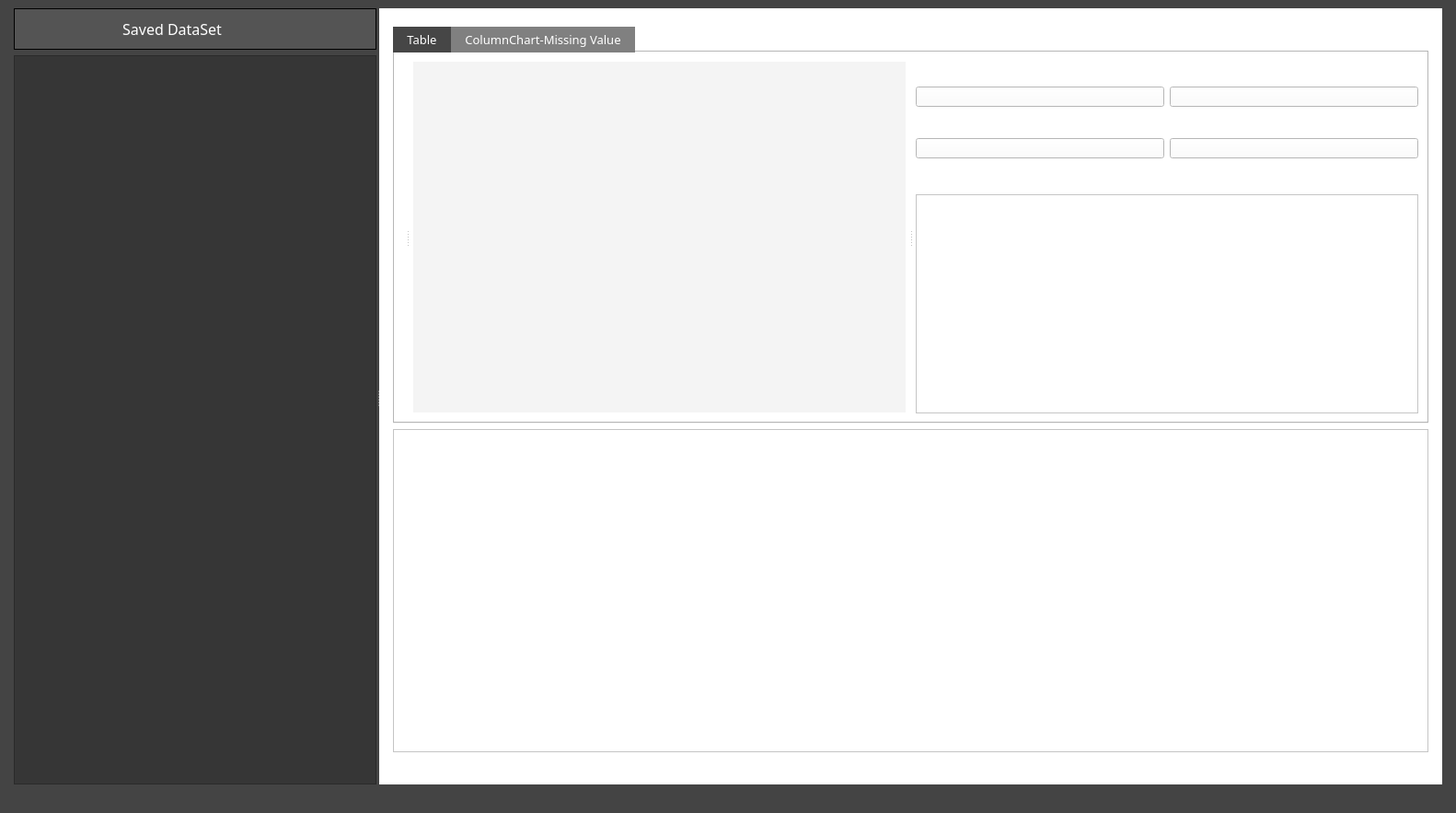
<?xml version="1.0" encoding="UTF-8"?>
<ui version="4.0">
 <class>MainWindow</class>
 <widget class="QMainWindow" name="MainWindow">
  <property name="geometry">
   <rect>
    <x>0</x>
    <y>0</y>
    <width>1582</width>
    <height>883</height>
   </rect>
  </property>
  <property name="maximumSize">
   <size>
    <width>100000</width>
    <height>100000</height>
   </size>
  </property>
  <property name="font">
   <font>
    <family>맑은 고딕</family>
    <pointsize>10</pointsize>
    <weight>50</weight>
    <italic>false</italic>
    <bold>false</bold>
   </font>
  </property>
  <property name="windowTitle">
   <string>MainWindow</string>
  </property>
  <property name="styleSheet">
   <string notr="true">background-color: rgb(68, 68, 68);
</string>
  </property>
  <property name="tabShape">
   <enum>QTabWidget::Triangular</enum>
  </property>
  <property name="dockNestingEnabled">
   <bool>false</bool>
  </property>
  <property name="unifiedTitleAndToolBarOnMac">
   <bool>false</bool>
  </property>
  <widget class="QWidget" name="widget">
   <property name="styleSheet">
    <string notr="true"/>
   </property>
   <layout class="QGridLayout" name="gridLayout">
    <property name="leftMargin">
     <number>15</number>
    </property>
    <property name="rightMargin">
     <number>15</number>
    </property>
    <item row="0" column="0">
     <widget class="QSplitter" name="splitter_2">
      <property name="styleSheet">
       <string notr="true"/>
      </property>
      <property name="orientation">
       <enum>Qt::Horizontal</enum>
      </property>
      <property name="handleWidth">
       <number>3</number>
      </property>
      <widget class="QWidget" name="layoutWidget">
       <property name="contextMenuPolicy">
        <enum>Qt::DefaultContextMenu</enum>
       </property>
       <layout class="QVBoxLayout" name="leftLayout">
        <property name="sizeConstraint">
         <enum>QLayout::SetDefaultConstraint</enum>
        </property>
        <item>
         <widget class="QPushButton" name="insertButton">
          <property name="minimumSize">
           <size>
            <width>20</width>
            <height>45</height>
           </size>
          </property>
          <property name="maximumSize">
           <size>
            <width>16777215</width>
            <height>16777215</height>
           </size>
          </property>
          <property name="font">
           <font>
            <family>Arial Black</family>
            <pointsize>12</pointsize>
            <weight>10</weight>
            <italic>false</italic>
            <bold>false</bold>
           </font>
          </property>
          <property name="contextMenuPolicy">
           <enum>Qt::DefaultContextMenu</enum>
          </property>
          <property name="layoutDirection">
           <enum>Qt::RightToLeft</enum>
          </property>
          <property name="styleSheet">
           <string notr="true">color: rgb(255, 255, 255);
border-color: rgb(67, 67, 67);
font: 87 12pt &quot;Arial Black&quot;;
background-color: rgb(84, 84, 84);
border: 1px solid;</string>
          </property>
          <property name="text">
           <string>  Saved DataSet              </string>
          </property>
          <property name="icon">
           <iconset>
            <normaloff>img/plus.png</normaloff>img/plus.png</iconset>
          </property>
          <property name="autoDefault">
           <bool>false</bool>
          </property>
          <property name="default">
           <bool>false</bool>
          </property>
          <property name="flat">
           <bool>false</bool>
          </property>
         </widget>
        </item>
        <item>
         <widget class="QListWidget" name="FileList">
          <property name="maximumSize">
           <size>
            <width>16777215</width>
            <height>16777215</height>
           </size>
          </property>
          <property name="font">
           <font>
            <family>함초롬바탕</family>
            <pointsize>11</pointsize>
            <weight>9</weight>
            <italic>false</italic>
            <bold>false</bold>
           </font>
          </property>
          <property name="contextMenuPolicy">
           <enum>Qt::DefaultContextMenu</enum>
          </property>
          <property name="styleSheet">
           <string notr="true">font: 75 11pt &quot;함초롬바탕&quot;;
color: rgb(177, 177, 177);
background-color: rgb(54, 54, 54);
selection-background-color: rgb(54, 54, 54);
selection-border: 0px solid;
selection-border-color: rgb(54, 54, 54);
padding-top : 10px;
padding-left : 5px;</string>
          </property>
          <property name="dragDropMode">
           <enum>QAbstractItemView::InternalMove</enum>
          </property>
         </widget>
        </item>
       </layout>
      </widget>
      <widget class="QWidget" name="rightWidget" native="true">
       <property name="styleSheet">
        <string notr="true">background-color:white;</string>
       </property>
       <layout class="QGridLayout" name="rightLayout">
        <property name="leftMargin">
         <number>15</number>
        </property>
        <property name="topMargin">
         <number>20</number>
        </property>
        <property name="rightMargin">
         <number>15</number>
        </property>
        <property name="bottomMargin">
         <number>35</number>
        </property>
        <item row="0" column="0">
         <widget class="QTabWidget" name="tabWidget">
          <property name="minimumSize">
           <size>
            <width>0</width>
            <height>0</height>
           </size>
          </property>
          <property name="font">
           <font>
            <family>Yu Gothic Medium</family>
            <pointsize>10</pointsize>
            <weight>50</weight>
            <italic>false</italic>
            <bold>false</bold>
           </font>
          </property>
          <property name="contextMenuPolicy">
           <enum>Qt::CustomContextMenu</enum>
          </property>
          <property name="styleSheet">
           <string notr="true">
QTabBar::tab {
	padding: 5px 15px 5px 15px;
    background-color: gray;
	color: white;
}
QTabBar::tab:selected {
    background: rgb(70,70,70);
}</string>
          </property>
          <property name="tabShape">
           <enum>QTabWidget::Rounded</enum>
          </property>
          <property name="currentIndex">
           <number>0</number>
          </property>
          <property name="iconSize">
           <size>
            <width>50</width>
            <height>50</height>
           </size>
          </property>
          <property name="elideMode">
           <enum>Qt::ElideNone</enum>
          </property>
          <property name="tabsClosable">
           <bool>false</bool>
          </property>
          <property name="movable">
           <bool>true</bool>
          </property>
          <widget class="QWidget" name="tab_1">
           <property name="styleSheet">
            <string notr="true"/>
           </property>
           <attribute name="title">
            <string>Table</string>
           </attribute>
           <layout class="QGridLayout" name="gridLayout_2">
            <item row="0" column="0">
             <widget class="QSplitter" name="tabOneSplitter">
              <property name="orientation">
               <enum>Qt::Horizontal</enum>
              </property>
              <property name="handleWidth">
               <number>10</number>
              </property>
              <widget class="QWidget" name="gridLayoutWidget">
               <layout class="QGridLayout" name="fstLeftLayout">
                <item row="0" column="0">
                 <widget class="QSplitter" name="chartColSplitter">
                  <property name="orientation">
                   <enum>Qt::Horizontal</enum>
                  </property>
                  <property name="handleWidth">
                   <number>10</number>
                  </property>
                  <widget class="QWidget" name="layoutWidget">
                   <layout class="QVBoxLayout" name="graphLayout">
                    <property name="spacing">
                     <number>6</number>
                    </property>
                   </layout>
                  </widget>
                  <widget class="QListWidget" name="colInfoListWidget">
                   <property name="font">
                    <font>
                     <family>함초롬바탕</family>
                     <pointsize>13</pointsize>
                     <weight>9</weight>
                     <italic>false</italic>
                     <bold>false</bold>
                    </font>
                   </property>
                   <property name="contextMenuPolicy">
                    <enum>Qt::DefaultContextMenu</enum>
                   </property>
                   <property name="styleSheet">
                    <string notr="true">background-color: rgb(244, 244, 244);
color: rgb(71, 71, 71);
border: 1px solid;
border-color: rgb(255, 255, 255);
padding-top : 15px;
padding-left : 10px;
font: 75 13pt &quot;함초롬바탕&quot;;
</string>
                   </property>
                   <property name="editTriggers">
                    <set>QAbstractItemView::NoEditTriggers</set>
                   </property>
                   <property name="selectionMode">
                    <enum>QAbstractItemView::NoSelection</enum>
                   </property>
                  </widget>
                 </widget>
                </item>
               </layout>
              </widget>
              <widget class="QWidget" name="layoutWidget">
               <layout class="QVBoxLayout" name="fstRightLayout">
                <property name="spacing">
                 <number>9</number>
                </property>
                <item>
                 <widget class="QWidget" name="chartBtnWidget" native="true">
                  <property name="minimumSize">
                   <size>
                    <width>0</width>
                    <height>136</height>
                   </size>
                  </property>
                  <property name="contextMenuPolicy">
                   <enum>Qt::DefaultContextMenu</enum>
                  </property>
                  <layout class="QGridLayout" name="gridLayout_3">
                   <property name="leftMargin">
                    <number>0</number>
                   </property>
                   <property name="topMargin">
                    <number>0</number>
                   </property>
                   <property name="rightMargin">
                    <number>0</number>
                   </property>
                   <property name="bottomMargin">
                    <number>0</number>
                   </property>
                   <item row="1" column="1">
                    <widget class="QPushButton" name="scatterChartBtn">
                     <property name="contextMenuPolicy">
                      <enum>Qt::DefaultContextMenu</enum>
                     </property>
                     <property name="styleSheet">
                      <string notr="true">background-color: rgb(255, 255, 255);</string>
                     </property>
                     <property name="text">
                      <string/>
                     </property>
                     <property name="icon">
                      <iconset>
                       <normaloff>img/boxGraph2.png</normaloff>img/boxGraph2.png</iconset>
                     </property>
                     <property name="iconSize">
                      <size>
                       <width>50</width>
                       <height>115</height>
                      </size>
                     </property>
                     <property name="checkable">
                      <bool>true</bool>
                     </property>
                    </widget>
                   </item>
                   <item row="0" column="1">
                    <widget class="QPushButton" name="lineGraphBtn">
                     <property name="contextMenuPolicy">
                      <enum>Qt::DefaultContextMenu</enum>
                     </property>
                     <property name="styleSheet">
                      <string notr="true">background-color: rgb(255, 255, 255);</string>
                     </property>
                     <property name="text">
                      <string/>
                     </property>
                     <property name="icon">
                      <iconset>
                       <normaloff>img/꺽은선.png</normaloff>img/꺽은선.png</iconset>
                     </property>
                     <property name="iconSize">
                      <size>
                       <width>50</width>
                       <height>115</height>
                      </size>
                     </property>
                     <property name="checkable">
                      <bool>true</bool>
                     </property>
                    </widget>
                   </item>
                   <item row="0" column="0">
                    <widget class="QPushButton" name="barGraphBtn">
                     <property name="contextMenuPolicy">
                      <enum>Qt::DefaultContextMenu</enum>
                     </property>
                     <property name="styleSheet">
                      <string notr="true">background-color: rgb(255, 255, 255);</string>
                     </property>
                     <property name="text">
                      <string/>
                     </property>
                     <property name="icon">
                      <iconset>
                       <normaloff>img/막대2.png</normaloff>img/막대2.png</iconset>
                     </property>
                     <property name="iconSize">
                      <size>
                       <width>50</width>
                       <height>115</height>
                      </size>
                     </property>
                     <property name="checkable">
                      <bool>true</bool>
                     </property>
                    </widget>
                   </item>
                   <item row="1" column="0">
                    <widget class="QPushButton" name="pieChartBtn">
                     <property name="contextMenuPolicy">
                      <enum>Qt::DefaultContextMenu</enum>
                     </property>
                     <property name="styleSheet">
                      <string notr="true">background-color: rgb(255, 255, 255);</string>
                     </property>
                     <property name="text">
                      <string/>
                     </property>
                     <property name="icon">
                      <iconset>
                       <normaloff>img/파이.png</normaloff>img/파이.png</iconset>
                     </property>
                     <property name="iconSize">
                      <size>
                       <width>50</width>
                       <height>115</height>
                      </size>
                     </property>
                     <property name="checkable">
                      <bool>true</bool>
                     </property>
                    </widget>
                   </item>
                  </layout>
                 </widget>
                </item>
                <item>
                 <widget class="QListWidget" name="cellList">
                  <property name="minimumSize">
                   <size>
                    <width>0</width>
                    <height>200</height>
                   </size>
                  </property>
                  <property name="maximumSize">
                   <size>
                    <width>16777215</width>
                    <height>16777215</height>
                   </size>
                  </property>
                  <property name="font">
                   <font>
                    <family>맑은 고딕</family>
                    <pointsize>10</pointsize>
                    <weight>50</weight>
                    <italic>false</italic>
                    <bold>false</bold>
                   </font>
                  </property>
                  <property name="contextMenuPolicy">
                   <enum>Qt::DefaultContextMenu</enum>
                  </property>
                  <property name="styleSheet">
                   <string notr="true">QListWidget {
	padding-top : 10px;
	padding-left : 10px;
	padding-bottom : 10px;
}</string>
                  </property>
                  <property name="lineWidth">
                   <number>1</number>
                  </property>
                  <property name="dragDropMode">
                   <enum>QAbstractItemView::DragDrop</enum>
                  </property>
                  <property name="defaultDropAction">
                   <enum>Qt::MoveAction</enum>
                  </property>
                 </widget>
                </item>
               </layout>
              </widget>
             </widget>
            </item>
           </layout>
          </widget>
          <widget class="QWidget" name="tab_2">
           <property name="font">
            <font>
             <family>Yu Gothic Medium</family>
             <pointsize>10</pointsize>
             <weight>50</weight>
             <italic>false</italic>
             <bold>false</bold>
            </font>
           </property>
           <attribute name="title">
            <string>ColumnChart-Missing Value</string>
           </attribute>
           <layout class="QGridLayout" name="gridLayout_4">
            <item row="0" column="1">
             <layout class="QVBoxLayout" name="secRightLayout">
              <property name="spacing">
               <number>24</number>
              </property>
              <property name="topMargin">
               <number>12</number>
              </property>
              <item>
               <widget class="QComboBox" name="secChartCombo">
                <property name="font">
                 <font>
                  <family>맑은 고딕</family>
                  <pointsize>10</pointsize>
                  <weight>50</weight>
                  <italic>false</italic>
                  <bold>false</bold>
                 </font>
                </property>
                <property name="styleSheet">
                 <string notr="true"/>
                </property>
                <item>
                 <property name="text">
                  <string>Column</string>
                 </property>
                </item>
                <item>
                 <property name="text">
                  <string>Column + Missing value</string>
                 </property>
                </item>
                <item>
                 <property name="text">
                  <string>Missing value</string>
                 </property>
                </item>
               </widget>
              </item>
              <item>
               <widget class="QComboBox" name="secSortCombo">
                <property name="font">
                 <font>
                  <family>맑은 고딕</family>
                  <pointsize>10</pointsize>
                 </font>
                </property>
                <property name="styleSheet">
                 <string notr="true"/>
                </property>
                <item>
                 <property name="text">
                  <string>Missing value - Ascending</string>
                 </property>
                </item>
                <item>
                 <property name="text">
                  <string>Missing value - Descending</string>
                 </property>
                </item>
               </widget>
              </item>
              <item>
               <layout class="QHBoxLayout" name="secColListLayout">
                <property name="spacing">
                 <number>5</number>
                </property>
                <item>
                 <layout class="QVBoxLayout" name="secColListLeftLayout">
                  <property name="spacing">
                   <number>20</number>
                  </property>
                  <item>
                   <widget class="QPushButton" name="notshowBtn">
                    <property name="maximumSize">
                     <size>
                      <width>16777215</width>
                      <height>16777215</height>
                     </size>
                    </property>
                    <property name="font">
                     <font>
                      <family>맑은 고딕</family>
                      <pointsize>10</pointsize>
                      <weight>50</weight>
                      <italic>false</italic>
                      <bold>false</bold>
                     </font>
                    </property>
                    <property name="layoutDirection">
                     <enum>Qt::LeftToRight</enum>
                    </property>
                    <property name="autoFillBackground">
                     <bool>false</bool>
                    </property>
                    <property name="styleSheet">
                     <string notr="true"/>
                    </property>
                    <property name="text">
                     <string>show nothing</string>
                    </property>
                    <property name="flat">
                     <bool>false</bool>
                    </property>
                   </widget>
                  </item>
                  <item>
                   <layout class="QVBoxLayout" name="secColListLeft">
                    <property name="spacing">
                     <number>0</number>
                    </property>
                    <item>
                     <widget class="QTextEdit" name="secColListLeftTitle">
                      <property name="maximumSize">
                       <size>
                        <width>16777215</width>
                        <height>31</height>
                       </size>
                      </property>
                      <property name="layoutDirection">
                       <enum>Qt::LeftToRight</enum>
                      </property>
                      <property name="styleSheet">
                       <string notr="true"/>
                      </property>
                      <property name="verticalScrollBarPolicy">
                       <enum>Qt::ScrollBarAlwaysOff</enum>
                      </property>
                      <property name="horizontalScrollBarPolicy">
                       <enum>Qt::ScrollBarAlwaysOff</enum>
                      </property>
                      <property name="readOnly">
                       <bool>true</bool>
                      </property>
                      <property name="html">
                       <string>&lt;!DOCTYPE HTML PUBLIC &quot;-//W3C//DTD HTML 4.0//EN&quot; &quot;http://www.w3.org/TR/REC-html40/strict.dtd&quot;&gt;
&lt;html&gt;&lt;head&gt;&lt;meta name=&quot;qrichtext&quot; content=&quot;1&quot; /&gt;&lt;style type=&quot;text/css&quot;&gt;
p, li { white-space: pre-wrap; }
&lt;/style&gt;&lt;/head&gt;&lt;body style=&quot; font-family:'Gulim'; font-size:9pt; font-weight:400; font-style:normal;&quot;&gt;
&lt;p style=&quot; margin-top:0px; margin-bottom:0px; margin-left:0px; margin-right:0px; -qt-block-indent:0; text-indent:0px;&quot;&gt;&lt;span style=&quot; font-family:'Yu Gothic UI Semibold'; font-size:11pt;&quot;&gt;showing column&lt;/span&gt;&lt;/p&gt;&lt;/body&gt;&lt;/html&gt;</string>
                      </property>
                     </widget>
                    </item>
                    <item>
                     <widget class="QListWidget" name="showingColList"/>
                    </item>
                   </layout>
                  </item>
                 </layout>
                </item>
                <item>
                 <layout class="QVBoxLayout" name="secColListRightLayout">
                  <property name="spacing">
                   <number>20</number>
                  </property>
                  <item>
                   <widget class="QPushButton" name="showBtn">
                    <property name="font">
                     <font>
                      <family>맑은 고딕</family>
                      <pointsize>10</pointsize>
                     </font>
                    </property>
                    <property name="styleSheet">
                     <string notr="true"/>
                    </property>
                    <property name="text">
                     <string>show everything</string>
                    </property>
                   </widget>
                  </item>
                  <item>
                   <layout class="QVBoxLayout" name="secColListRight">
                    <property name="spacing">
                     <number>0</number>
                    </property>
                    <item>
                     <widget class="QTextEdit" name="secColListRightTitle">
                      <property name="maximumSize">
                       <size>
                        <width>16777215</width>
                        <height>31</height>
                       </size>
                      </property>
                      <property name="styleSheet">
                       <string notr="true"/>
                      </property>
                      <property name="verticalScrollBarPolicy">
                       <enum>Qt::ScrollBarAlwaysOff</enum>
                      </property>
                      <property name="horizontalScrollBarPolicy">
                       <enum>Qt::ScrollBarAlwaysOff</enum>
                      </property>
                      <property name="readOnly">
                       <bool>true</bool>
                      </property>
                      <property name="html">
                       <string>&lt;!DOCTYPE HTML PUBLIC &quot;-//W3C//DTD HTML 4.0//EN&quot; &quot;http://www.w3.org/TR/REC-html40/strict.dtd&quot;&gt;
&lt;html&gt;&lt;head&gt;&lt;meta name=&quot;qrichtext&quot; content=&quot;1&quot; /&gt;&lt;style type=&quot;text/css&quot;&gt;
p, li { white-space: pre-wrap; }
&lt;/style&gt;&lt;/head&gt;&lt;body style=&quot; font-family:'Gulim'; font-size:9pt; font-weight:400; font-style:normal;&quot;&gt;
&lt;p style=&quot; margin-top:0px; margin-bottom:0px; margin-left:0px; margin-right:0px; -qt-block-indent:0; text-indent:0px;&quot;&gt;&lt;span style=&quot; font-family:'Yu Gothic UI Semibold'; font-size:11pt;&quot;&gt;unshowing column&lt;/span&gt;&lt;/p&gt;&lt;/body&gt;&lt;/html&gt;</string>
                      </property>
                     </widget>
                    </item>
                    <item>
                     <widget class="QListWidget" name="unshowingColList">
                      <property name="font">
                       <font>
                        <family>Yu Gothic Medium</family>
                        <pointsize>10</pointsize>
                        <weight>50</weight>
                        <italic>false</italic>
                        <bold>false</bold>
                       </font>
                      </property>
                     </widget>
                    </item>
                   </layout>
                  </item>
                 </layout>
                </item>
               </layout>
              </item>
             </layout>
            </item>
            <item row="0" column="0">
             <layout class="QVBoxLayout" name="secGraphLayout"/>
            </item>
           </layout>
          </widget>
         </widget>
        </item>
        <item row="1" column="0">
         <widget class="QTableWidget" name="tableWidget">
          <property name="minimumSize">
           <size>
            <width>720</width>
            <height>300</height>
           </size>
          </property>
          <property name="font">
           <font>
            <family>맑은 고딕</family>
            <pointsize>11</pointsize>
            <weight>50</weight>
            <italic>false</italic>
            <bold>false</bold>
           </font>
          </property>
          <property name="contextMenuPolicy">
           <enum>Qt::DefaultContextMenu</enum>
          </property>
          <property name="styleSheet">
           <string notr="true"/>
          </property>
          <property name="showGrid">
           <bool>true</bool>
          </property>
          <attribute name="horizontalHeaderMinimumSectionSize">
           <number>34</number>
          </attribute>
          <attribute name="verticalHeaderVisible">
           <bool>true</bool>
          </attribute>
          <attribute name="verticalHeaderDefaultSectionSize">
           <number>30</number>
          </attribute>
          <attribute name="verticalHeaderMinimumSectionSize">
           <number>23</number>
          </attribute>
         </widget>
        </item>
       </layout>
      </widget>
     </widget>
    </item>
   </layout>
  </widget>
  <widget class="QStatusBar" name="statusbar"/>
  <action name="actionSave">
   <property name="text">
    <string>Save as</string>
   </property>
  </action>
  <action name="actionExit">
   <property name="text">
    <string>Exit</string>
   </property>
  </action>
  <action name="menuSave">
   <property name="text">
    <string>Save</string>
   </property>
  </action>
  <action name="actionFile">
   <property name="text">
    <string>File</string>
   </property>
  </action>
  <action name="actionCell">
   <property name="text">
    <string>Cell</string>
   </property>
  </action>
  <action name="actionFileAbsorption">
   <property name="text">
    <string>FileAbsorption</string>
   </property>
  </action>
  <action name="actionCellAbsorption">
   <property name="text">
    <string>CellAbsorption</string>
   </property>
  </action>
  <action name="actionSetting">
   <property name="text">
    <string>Setting</string>
   </property>
  </action>
 </widget>
 <resources>
  <include location="ProjectUI.ui"/>
 </resources>
 <connections/>
</ui>
